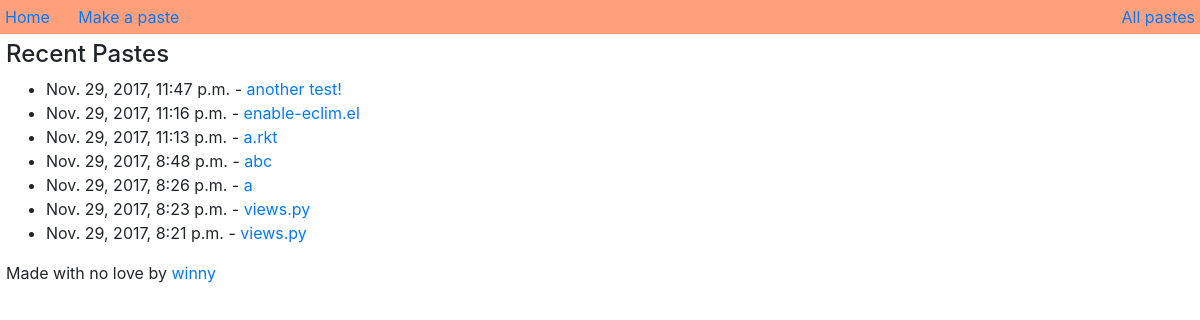
The page / on the database its author committed.
### sillypaste/models.py (models this page shows)
class Paste(models.Model):
    title = models.CharField(max_length=100)
    body = models.TextField()
    timestamp = models.DateTimeField(auto_now_add=True)

### sillypaste/views.py (the view)
# urls.py: url(r'^$', views.index, name='index'),
@require_GET
def index(request):
    return render(request, 'sillypaste/index.html', {'recent': Paste.objects.order_by('-timestamp')[:20]})

### sillypaste/templates/sillypaste/index.html (shortened to what this page needs)
{% extends "sillypaste/base.html" %}
{% block content %}
<h4>Recent Pastes</h4>
{% if not recent %}
<p>No pastes found.</p>
{% else %}
<ul>
  {% for p in recent %}
  <li>{{p.timestamp}}&nbsp;-&nbsp;<a href="{% url "show_paste" p.id %}">{{ p.title }}</a></li>
  {% endfor %}
</ul>
{% endif %}
<p>Made with no love by <a href="https://github.com/winny-">winny</a></p>
{% endblock %}

### sillypaste/templates/sillypaste/base.html (shortened to what this page needs)
<head>
</head>
<body>
  <nav id="navbar">
    <ul>
      <li><a href="{% url "index" %}">Home</a></li>
      <li><a href="{% url "make_paste" %}">Make a paste</a></li>
      <li id="all-pastes"><a href="{% url "all_pastes" %}">All pastes</a></li>
    </ul>
  </nav>
  <div id="content">
    {% block content %}{% endblock %}
  </div>
  <link rel="stylesheet" href="https://maxcdn.bootstrapcdn.com/bootstrap/4.0.0-beta.2/css/bootstrap.min.css">
  {% load static %}
  <link rel="stylesheet" href="{% static "sillypaste/style.css" %}">
</body>

### sillypaste/static/sillypaste/style.css (style rules this page uses)
#content { width: 100%; margin: 6px; }
#navbar { background-color: lightsalmon; }
#navbar ul { margin: 0; padding: 5px; list-style-type: none; }
#navbar ul li { display: inline; padding-left: 12px; padding-right: 12px; }
#navbar ul li:first-child { padding-left: 0px; }
#navbar ul li:last-child { padding-right: 0px; }
#all-pastes { float: right; }

### rows shown on the page
Paste: timestamp "Nov. 29, 2017, 11:47 p.m.", title "another test!"
Paste: timestamp "Nov. 29, 2017, 11:16 p.m.", title "enable-eclim.el"
Paste: timestamp "Nov. 29, 2017, 11:13 p.m.", title "a.rkt"
Paste: timestamp "Nov. 29, 2017, 8:48 p.m.", title "abc"
Paste: timestamp "Nov. 29, 2017, 8:26 p.m.", title "a"
Paste: timestamp "Nov. 29, 2017, 8:23 p.m.", title "views.py"
Paste: timestamp "Nov. 29, 2017, 8:21 p.m.", title "views.py"
